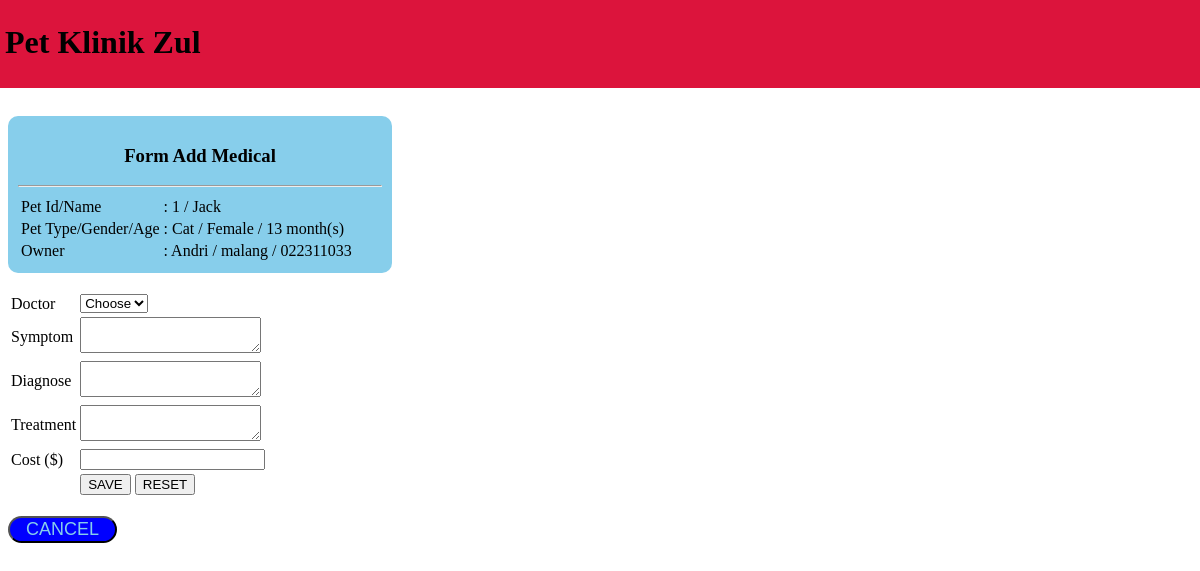
Page /petklinik/add_medicals_200038.php?pet_id=1 (signed in) on the committed database.
### tables this page shows
CREATE TABLE `pets_200038` (
  `pet_id_200038` int(11) NOT NULL,
  `pet_name_200038` varchar(30) NOT NULL,
  `pet_type_200038` varchar(30) NOT NULL,
  `pet_gender_200038` varchar(6) NOT NULL,
  `pet_age_200038` int(11) NOT NULL,
  `pet_owner_200038` varchar(50) NOT NULL,
  `pet_address_200038` varchar(100) NOT NULL,
  `pet_phone_200038` varchar(15) NOT NULL,
  `pet_photo_200038` varchar(255) NOT NULL DEFAULT 'default.png'
);

### petklinik/add_medicals_200038.php (the view, shortened to what this page needs)
<!DOCTYPE html>
<html>
<head>
</head>
<link rel="stylesheet" href="desain.css">
<body>
	<div class="posisi">
		<h1>Pet Klinik Zul</h1>
	</div><br>
    <br>
	<div id="form">
	<center><h3>Form Add Medical</h3></center><hr>
	<?php
		include "connection_200038.php";
		$querypet="SELECT * FROM pets_200038 WHERE pet_id_200038='$_GET[pet_id]'";
		$pet=mysqli_query($db_connection,$querypet);
		$data1=mysqli_fetch_assoc($pet);
	?>
	<table>
		<tr>
			<td>Pet Id/Name</td>
			<td>: <?=$data1['pet_id_200038']?> / <?=$data1['pet_name_200038']?></td>
		</tr>
		<tr>
			<td>Pet Type/Gender/Age</td>
			<td>: <?=$data1['pet_type_200038']?> / <?=$data1['pet_gender_200038']?> / <?=$data1['pet_age_200038']?> month(s)</td>
		</tr>
		<tr>
			<td>Owner</td>
			<td>: <?=$data1['pet_owner_200038']?> / <?=$data1['pet_address_200038']?> / <?=$data1['pet_phone_200038']?>
			</td>
		</tr>
	</table>
	</div><br>
	<form method="post" action="create_medicals_200038.php">
		<table>
			<tr>
				<td>Doctor</td>
				<td>
					<select name="doctor_id_200038" required>
						<option value="">Choose</option>
					</select>
				</td>
			</tr>
			<tr>
				<td>Symptom</td>
				<td><textarea name="symptom_200038" required></textarea></td>
			</tr>
			<tr>
				<td>Diagnose</td>
				<td><textarea name="diagnose_200038" required></textarea></td>
			</tr>
			<tr>
				<td>Treatment</td>
				<td><textarea name="treatment_200038" required></textarea></td>
			</tr>
			<tr>
				<td>Cost ($)</td>
				<td>
					<input type="number" name="cost_200038" required>
				</td>
			</tr>
			<tr>
				<td></td>
				<td>
					<input type="submit" name="save" value="SAVE">
					<input type="reset" name="reset" value="RESET">
				</td>
			</tr>
		</table>
	</form><br>
	<button class="tombol"><a href ="medicals_200038.php?pet_id=<?=$data1['pet_id_200038']?>">CANCEL</a></button>
</body>
</html>

### petklinik/desain.css (style rules this page uses)
body { background-image: url(https://storage.googleapis.com/subtlepatterns-production/designers/subtlepatterns/uploads/congruent_pentagon.png); }
.posisi { background-color: crimson; margin: -10px -8px -8px -8px; height: 80px; padding:5px; font-family: cursive; }
#form { background-color: skyblue; margin-right: 800px; padding: 10px; border-radius: 10px; }
.tombol a { color: skyblue; text-align: center; font-size: large; padding: 10px; text-decoration: none; }
.tombol { background-color: blue; border-radius: 25px; }

### rows in the picture
pets_200038: pet_id_200038 "1", pet_name_200038 "Jack", pet_type_200038 "Cat", pet_gender_200038 "Female", pet_age_200038 "13", pet_owner_200038 "Andri", pet_address_200038 "malang", pet_phone_200038 "022311033"
